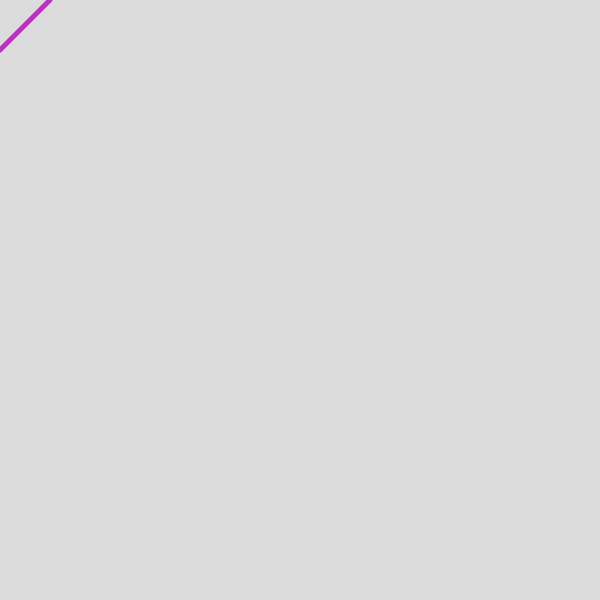
Frame 1 (no input)
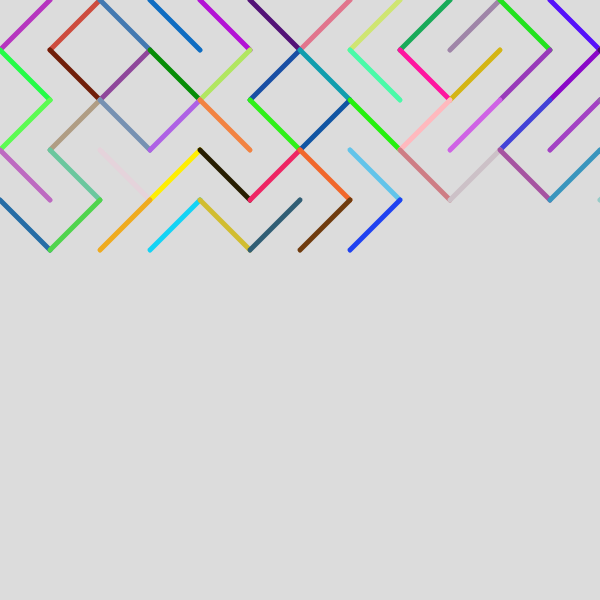
Frame 60 (no input)
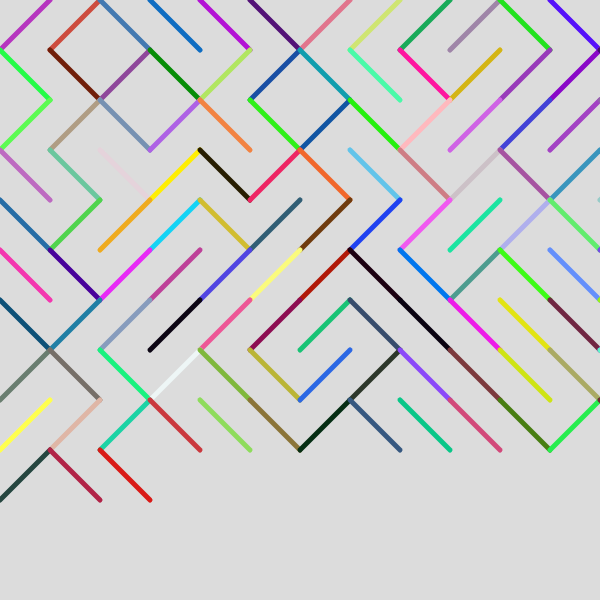
Frame 120 (the mouse pressed at the canvas centre since frame 60)

The p5.js sketch that drew these frames (run headless with seeded random() and noise() and a simulated clock; from frame 60 on, the mouse is pressed at the canvas centre):

// p5.js sketch
// ── sketch.js
let x,y,size,choice;
function setup() {
  createCanvas(600, 600);
  background(220);
  x=0
  y=0
  size=50
}
  

function draw() {
  strokeWeight(5);
  stroke(random(0,255),random(0,255),random(0,255));
  
  choice = random(0,1);

  if (choice<0.5){
    line(x+size,y,x,y+size);
  }else{
    line(x,y,x+size,y+size,);
  }
  x=x+size;

  
  if (x>width){
    x=0;
    y=y+size;
  }

}
